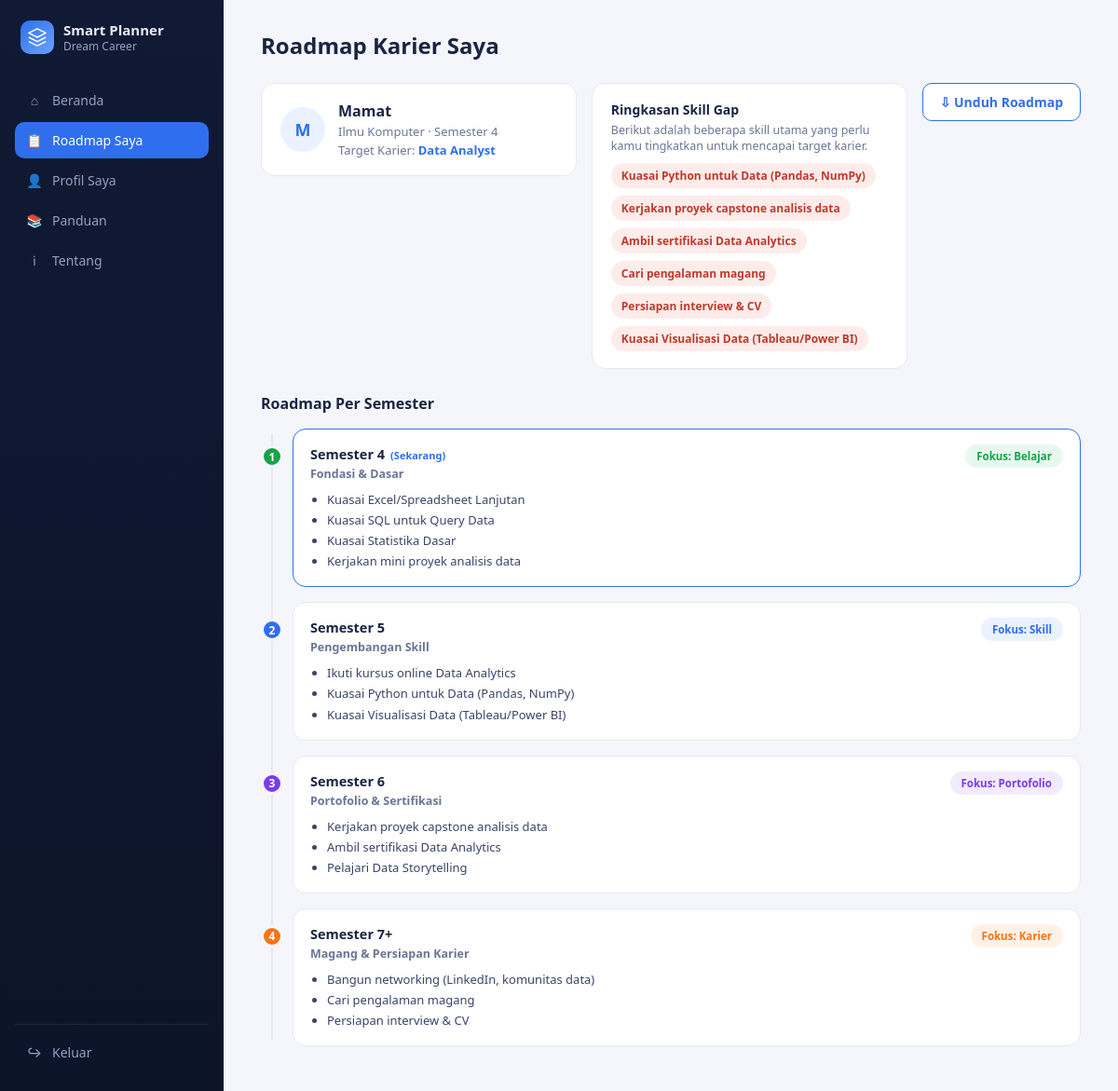
Page /roadmap/1 on the committed database.
### tables this page shows
CREATE TABLE mahasiswa (
            id INTEGER PRIMARY KEY AUTOINCREMENT,
            nama TEXT NOT NULL,
            program_studi TEXT NOT NULL,
            semester INTEGER NOT NULL,
            career_key TEXT NOT NULL,
            skills TEXT NOT NULL,
            minat TEXT,
            roadmap_json TEXT NOT NULL,
            created_at TEXT DEFAULT CURRENT_TIMESTAMP
        );

### app.py (the view)
@app.route("/roadmap/<int:mahasiswa_id>")
def roadmap_view(mahasiswa_id):
    mhs = database.get_mahasiswa(mahasiswa_id)
    if not mhs:
        return redirect(url_for("input_form"))
    session["mahasiswa_id"] = mahasiswa_id
    progress = database.get_progress_map(mahasiswa_id)
    return render_template("roadmap.html", mhs=mhs, progress=progress)

### database.py (called while the page is built)
def get_db():
    conn = sqlite3.connect(DB_PATH)
    conn.row_factory = sqlite3.Row
    return conn

def get_mahasiswa(mahasiswa_id):
    conn = get_db()
    row = conn.execute("SELECT * FROM mahasiswa WHERE id = ?", (mahasiswa_id,)).fetchone()
    conn.close()
    if not row:
        return None
    data = dict(row)
    data["skills"] = json.loads(data["skills"])
    data["roadmap"] = json.loads(data["roadmap_json"])
    return data

def get_progress_map(mahasiswa_id):
    conn = get_db()
    rows = conn.execute(
        "SELECT action_id, done FROM progress WHERE mahasiswa_id = ?", (mahasiswa_id,)
    ).fetchall()
    conn.close()
    return {r["action_id"]: bool(r["done"]) for r in rows}

### templates/roadmap.html (shortened to what this page needs)
{% extends "base.html" %}
{% set phase_class = {1: 'belajar', 2: 'skill', 3: 'portofolio', 4: 'karier'} %}
{% block content %}
<div class="roadmap-header">
  <h1 class="page-title" style="flex-basis:100%;margin-bottom:0;">Roadmap Karier Saya</h1>
</div>
<div class="roadmap-header">
  <div class="profile-card">
    <div class="avatar">{{ mhs.nama[0]|upper }}</div>
    <div>
      <div class="profile-name">{{ mhs.nama }}</div>
      <div class="profile-meta">{{ mhs.program_studi }} &middot; Semester {{ mhs.semester }}</div>
      <div class="profile-meta">Target Karier: <b>{{ mhs.roadmap.career_label }}</b></div>
    </div>
  </div>
  <div class="gap-card">
    <div class="gap-title">Ringkasan Skill Gap</div>
    <div class="gap-desc">Berikut adalah beberapa skill utama yang perlu kamu tingkatkan untuk mencapai target karier.</div>
    <div class="gap-tags">
      {% if mhs.roadmap.skill_gap %}
        {% for gap in mhs.roadmap.skill_gap[:6] %}
        <span class="gap-tag">{{ gap }}</span>
        {% endfor %}
      {% else %}
        <span class="gap-tag" style="background:var(--green-bg);color:var(--green);">Skill sudah lengkap!</span>
      {% endif %}
    </div>
  </div>
  <a href="{{ url_for('download_roadmap', mahasiswa_id=mhs.id) }}" class="btn-secondary" style="align-self:flex-start;">&#8681; Unduh Roadmap</a>
</div>
<div class="section-title">Roadmap Per Semester</div>
{% if mhs.roadmap.semesters %}
<div class="timeline">
  {% for sem in mhs.roadmap.semesters %}
  <div class="timeline-item">
    <div class="timeline-dot dot-{{ phase_class[sem.phase] }}">{{ loop.index }}</div>
    <a href="{{ url_for('semester_detail', mahasiswa_id=mhs.id, semester_no=sem.semester_no) }}" style="display:block;">
      <div class="timeline-card {{ 'now' if sem.is_now else '' }}">
        <div>
          <div class="tl-sem">Semester {{ sem.semester_no }}{% if sem.is_now %}<span class="now-tag">(Sekarang)</span>{% endif %}{% if sem.is_last %}+{% endif %}</div>
          <div class="tl-phase">{{ sem.phase_label }}</div>
          <ul class="tl-list">
            {% for a in sem.actions[:4] %}
            <li>{{ a.name }}</li>
            {% endfor %}
          </ul>
        </div>
        <span class="focus-badge focus-{{ phase_class[sem.phase] }}">{{ sem.focus_tag }}</span>
      </div>
    </a>
  </div>
  {% endfor %}
</div>
{% else %}
<div class="empty-state">
  Semua skill untuk target karier ini sudah kamu kuasai. Mantap!<br>
  <a href="{{ url_for('input_form') }}">Buat roadmap baru</a>
</div>
{% endif %}
{% endblock %}

### templates/base.html (shortened to what this page needs)
<!DOCTYPE html>
<html lang="id">
<head>
<link rel="stylesheet" href="{{ url_for('static', filename='css/style.css') }}">
</head>
<body>
<div class="app-shell">
  <aside class="sidebar">
    <div class="brand">
      <div class="brand-icon">
        <svg width="22" height="22" viewBox="0 0 24 24" fill="none"><path d="M12 2L2 7l10 5 10-5-10-5z" stroke="white" stroke-width="1.6" stroke-linejoin="round"/><path d="M2 17l10 5 10-5M2 12l10 5 10-5" stroke="white" stroke-width="1.6" stroke-linejoin="round"/></svg>
      </div>
      <div class="brand-text">
        <div class="brand-title">Smart Planner</div>
        <div class="brand-sub">Dream Career</div>
      </div>
    </div>
    <nav class="nav">
      <a href="{{ url_for('landing') }}" class="nav-item {{ 'active' if request.path == url_for('landing') else '' }}">
        <span class="nav-ic">&#8962;</span> Beranda
      </a>
      <a href="{{ url_for('roadmap_view', mahasiswa_id=mhs.id) if mhs else url_for('input_form') }}"
         class="nav-item {{ 'active' if '/roadmap' in request.path else '' }}">
        <span class="nav-ic">&#128203;</span> Roadmap Saya
      </a>
      <a href="{{ url_for('profil') }}" class="nav-item {{ 'active' if request.path == url_for('profil') else '' }}">
        <span class="nav-ic">&#128100;</span> Profil Saya
      </a>
      <a href="{{ url_for('panduan') }}" class="nav-item {{ 'active' if request.path == url_for('panduan') else '' }}">
        <span class="nav-ic">&#128218;</span> Panduan
      </a>
      <a href="{{ url_for('tentang') }}" class="nav-item {{ 'active' if request.path == url_for('tentang') else '' }}">
        <span class="nav-ic">&#8505;</span> Tentang
      </a>
    </nav>
    <div class="sidebar-footer">
      <a href="{{ url_for('landing') }}" class="nav-item nav-item-muted">
        <span class="nav-ic">&#8618;</span> Keluar
      </a>
    </div>
  </aside>
  <main class="content">
    {% block content %}{% endblock %}
  </main>
</div>
</body>
</html>

### rows in the picture
mahasiswa: nama "M", nama "Mamat", program_studi "Ilmu Komputer", semester "4"

### other values in the picture
{{ mhs.roadmap.career_label }} "Data Analyst"
{{ gap }} "Kuasai Python untuk Data (Pandas, NumPy)" "Kerjakan proyek capstone analisis data" "Ambil sertifikasi Data Analytics" "Cari pengalaman magang" "Persiapan interview & CV" "Kuasai Visualisasi Data (Tableau/Power BI)"
{{ sem.semester_no }} "4" "5" "6" "7"
{{ sem.phase_label }} "Fondasi & Dasar" "Pengembangan Skill" "Portofolio & Sertifikasi" "Magang & Persiapan Karier"
{{ a.name }} "Kuasai Excel/Spreadsheet Lanjutan" "Kuasai SQL untuk Query Data" "Kuasai Statistika Dasar" "Kerjakan mini proyek analisis data" "Ikuti kursus online Data Analytics" "Kuasai Python untuk Data (Pandas, NumPy)" "Kuasai Visualisasi Data (Tableau/Power BI)" "Kerjakan proyek capstone analisis data" "Ambil sertifikasi Data Analytics" "Pelajari Data Storytelling" "Bangun networking (LinkedIn, komunitas data)" "Cari pengalaman magang" "Persiapan interview & CV"
{{ sem.focus_tag }} "Fokus: Belajar" "Fokus: Skill" "Fokus: Portofolio" "Fokus: Karier"
